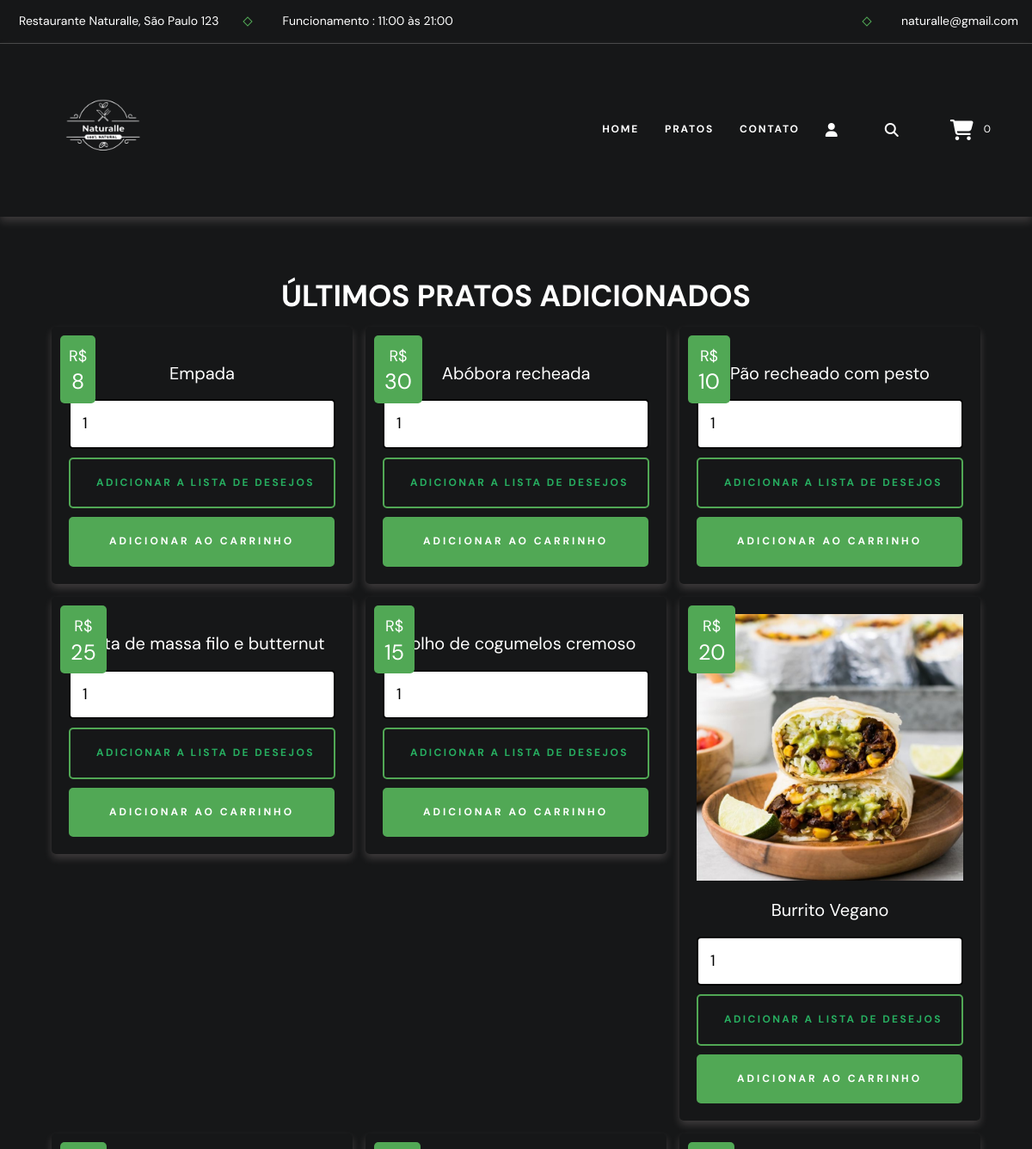
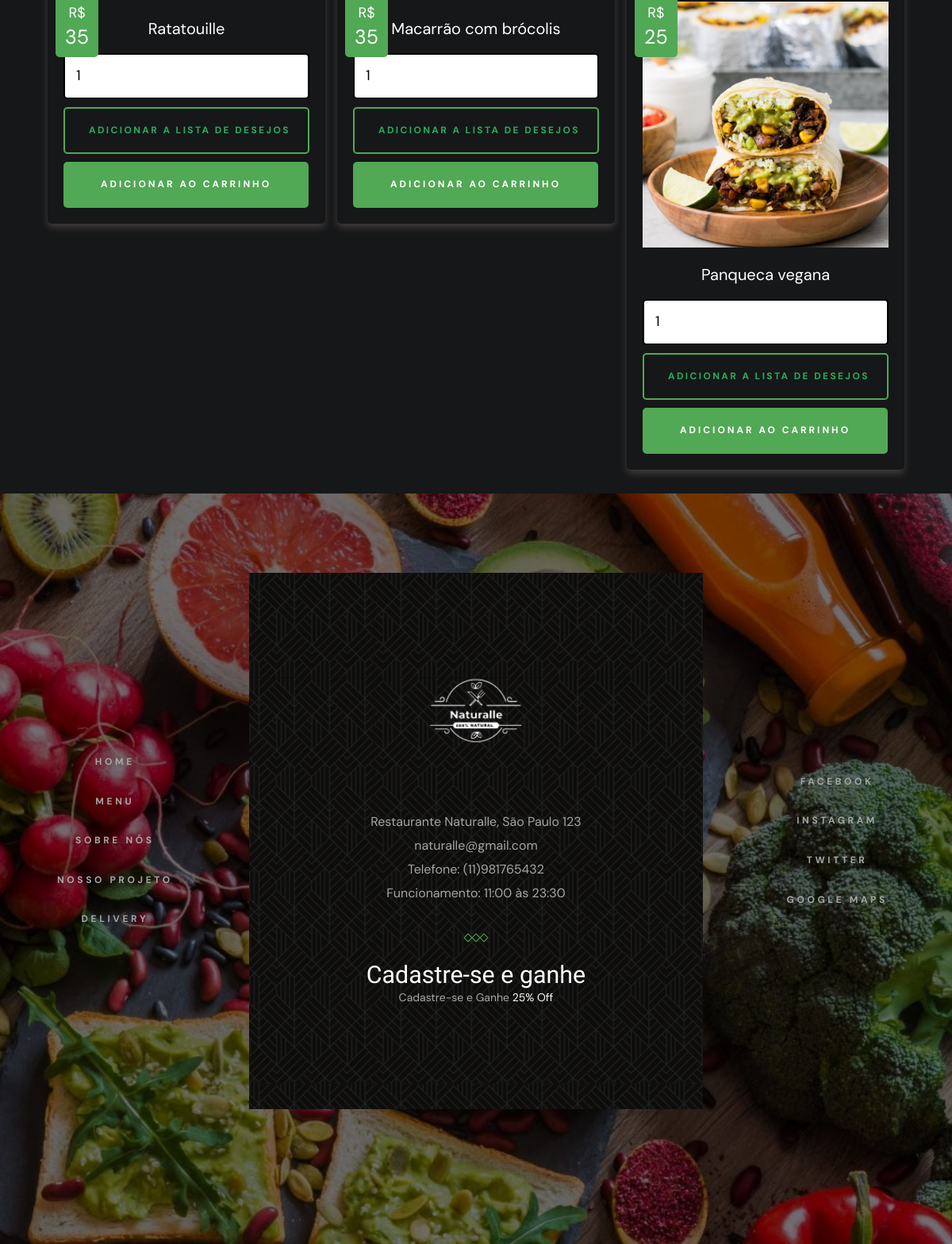
/shop.php (signed in), run on the app's committed database (2 pictures, top to bottom).
### tables this page shows
CREATE TABLE `products` (
  `id` int(100) NOT NULL,
  `name` varchar(100) NOT NULL,
  `category` varchar(20) NOT NULL,
  `details` varchar(500) NOT NULL,
  `price` int(100) NOT NULL,
  `image` varchar(100) NOT NULL
);

### shop.php (the view, shortened to what this page needs)
<?php
@include 'config.php';
?>
<!DOCTYPE html>
<html lang="en">
<head>
   <link rel="stylesheet" href="https://cdnjs.cloudflare.com/ajax/libs/font-awesome/6.1.1/css/all.min.css">
   <link rel="stylesheet" href="assets/css/delivery.css">
</head>
<body>
<?php include 'delivery_header.php'; ?>
<section class="p-category">
</section>
<section class="products">
   <h1 class="title">Últimos pratos adicionados</h1>
   <div class="box-container">
   <?php
      $select_products = $conn->prepare("SELECT * FROM `products`");
      $select_products->execute();
      if($select_products->rowCount() > 0){
         while($fetch_products = $select_products->fetch(PDO::FETCH_ASSOC)){
   ?>
   <form action="" class="box" method="POST">
      <div class="price">R$<span><?= $fetch_products['price']; ?></span></div>
      <img src="uploaded_img/<?= $fetch_products['image']; ?>" alt="">
      <div class="name"><?= $fetch_products['name']; ?></div>
      <input type="number" min="1" value="1" name="p_qty" class="qty">
      <input type="submit" value="Adicionar a lista de desejos" class="option-btn" name="add_to_wishlist">
      <input type="submit" value="Adicionar ao carrinho" class="btn" name="add_to_cart">
   </form>
   <?php
      }
   }else{
      echo '<p class="empty">Nenhum produto adicionado!</p>';
   }
   ?>
   </div>
</section>
<?php include 'footer.php'; ?>
</body>
</html>

### assets/css/delivery.css (style rules this page uses)
.products .box-container { display: grid; grid-template-columns: repeat(auto-fit, 35rem); gap:1.5rem; justify-content: center; align-items: flex-start; }
.products .box-container .box { padding:2rem; text-align: center; background-color: hsla(210, 4, 9); box-shadow: var(--box-shadow); border-radius: .5rem; position: relative; }
.products .box-container .box .price { position: absolute; top:1rem; left:1rem; padding:1rem; border-radius: .5rem; background-color: var(--gold-crayola); font-size: 1.8rem; color:var(--white); }
.products .box-container .box .price span { font-size: 2.5rem; color:var(--white); margin:0 .2rem; }
.products .box-container .box img { width: 100%; margin-bottom: 1rem; }
.products .box-container .box .name { font-size: 2rem; color:var(--white); padding:1rem 0; }
.products .box-container .box .qty { margin:.5rem 0; border-radius: .5rem; padding:1.2rem 1.4rem; font-size: 1.8rem; color:var(--black); border:var(--border); width: 100%; background-color: white; }
.p-category { display: grid; grid-template-columns: repeat(auto-fit, minmax(27rem, 1fr)); gap:1.5rem; justify-content: center; align-items: flex-start; }
.p-category { padding-bottom: 0; }

### assets/css/style.css (style rules this page uses)
:root { --gold-crayola: rgb(81, 168, 85); --quick-silver: hsla(0, 0%, 65%, 1); --davys-grey: hsla(30, 3%, 34%, 1); --smoky-black-1: hsla(40, 12%, 5%, 1); --smoky-black-2: hsla(30, 8%, 5%, 1); --smoky-black-3: hsla(0, 3%, 7%, 1); --eerie-black-1: hsla(210, 4%, 9%, 1); --eerie-black-2: hsla(210, 4%, 11%, 1); --eerie-black-3: hsla(180, 2%, 8%, 1); --eerie-black-4: hsla(0, 0%, 13%, 1); --white: hsla(0, 0%, 100%, 1); --white-alpha-20: hsla(0, 0%, 100%, 0.2); --white-alpha-10: hsla(0, 0%, 100%, 0.1); --black: hsla(0, 0%, 0%, 1); --black-alpha-80: hsla(0, 0%, 0%, 0.8); --black-alpha-15: hsla(0, 0%, 0%, 0.15); --loading-text-gradient: linear-gradient(90deg, transparent 0% 16.66%, var(--smoky-black-3) 33.33% 50%, transparent 66.66% 75%); --gradient-1: linear-gradient(to top,hsla(0, 0%, 0%, 0.9),hsla(0, 0%, 0%, 0.7),transparent); --fontFamily-forum: 'Forum', cursive; --fontFamily-dm_sans: 'DM Sans', sans-serif; --fontSize-display-1: calc(1.3rem + 6.7vw); --fontSize-headline-1: calc(2rem + 2.5vw); --fontSize-headline-2: calc(1.3rem + 2.4vw); --fontSize-title-1: calc(1.6rem + 1.2vw); --fontSize-title-2: 2.2rem; --fontSize-title-3: 2.1rem; --fontSize-title-4: calc(1.6rem + 1.2vw); --fontSize-body-1: 2.4rem; --fontSize-body-2: 1.6rem; --fontSize-body-3: 1.8rem; --fontSize-body-4: 1.6rem; --fontSize-label-1: 1.4rem; --fontSize-label-2: 1.2rem; --weight-regular: 400; --weight-bold: 700; --lineHeight-1: 1em; --lineHeight-2: 1.2em; --lineHeight-3: 1.5em; --lineHeight-4: 1.6em; --lineHeight-5: 1.85em; --lineHeight-6: 1.4em; --letterSpacing-1: 0.15em; --letterSpacing-2: 0.4em; --letterSpacing-3: 0.2em; --letterSpacing-4: 0.3em; --letterSpacing-5: 3px; --section-space: 70px; --shadow-1: 0px 0px 25px 0px hsla(0, 0%, 0%, 0.25); --radius-24: 24px; --radius-circle: 50%; --transition-1: 250ms ease; --transition-2: 500ms ease; --transition-3: 1000ms ease; }
*, *::before, *::after { margin: 0; padding: 0; box-sizing: border-box; }
img { height: auto; }
input, button, select, textarea { background: none; border: none; font: inherit; }
input, select, textarea { width: 100%; outline: none; }
html { font-size: 10px; scroll-behavior: smooth; }
body { background-color: var(--eerie-black-1); color: var(--white); font-family: var(--fontFamily-dm_sans); font-size: var(--fontSize-body-4); font-weight: var(--weight-regular); line-height: var(--lineHeight-5); overflow: hidden; }
body.loaded { overflow: overlay; }
.btn { position: relative; color: var(--white); font-size: var(--fontSize-label-2); font-weight: var(--weight-bold); text-transform: uppercase; letter-spacing: var(--letterSpacing-5); max-width: max-content; border: 2px solid var(--gold-crayola); padding: 12px 45px; overflow: hidden; z-index: 1; }
.btn::before { content: ""; position: absolute; bottom: 100%; left: 50%; transform: translateX(-50%); width: 200%; height: 200%; border-radius: var(--radius-circle); background-color: var(--gold-crayola); transition: var(--transition-2); z-index: -1; }
@media (min-width: 575px) { :root { --fontSize-body-2: 2rem; } }
@media (min-width: 992px) { :root { --section-space: 100px; } }
@media (min-width: 1200px) { :root { --fontSize-title-2: 2.5rem; } }

### data on the page
products: price "8", name "Empada"
products: price "30", name "Abóbora recheada"
products: price "10", name "Pão recheado com pesto"
products: price "25", name "Torta de massa filo e butternut"
products: price "15", name "Molho de cogumelos cremoso"
products: price "20", image (picture), name "Burrito Vegano"
products: price "35", name "Ratatouille"
products: price "35", name "Macarrão com brócolis"
products: price "25", image (picture), name "Panqueca vegana"

### other printed values
$count_cart_items->rowCount() "0"
